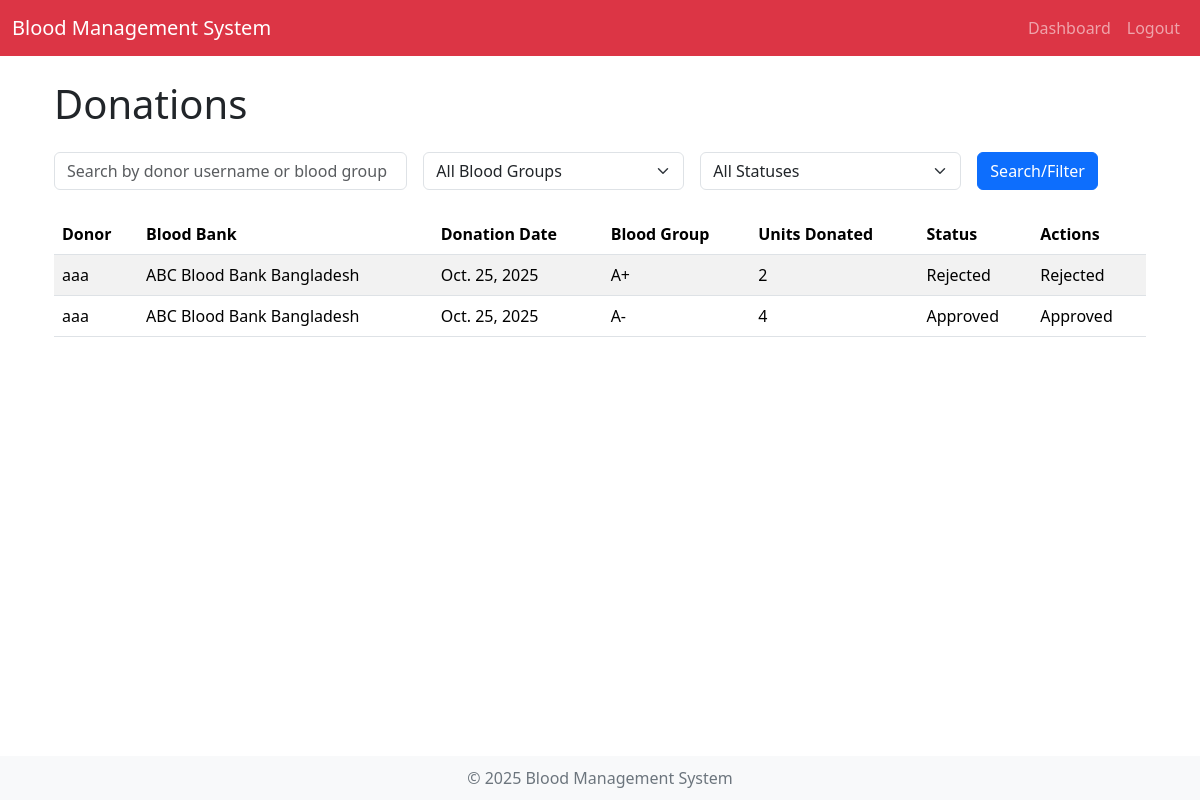
Page /manage/donations/ (signed in) on the committed database.
### core/models.py (models this page shows, shortened)
class Donation(models.Model):
    donor = models.ForeignKey(Donor, on_delete=models.CASCADE, related_name="donations")
    blood_bank = models.ForeignKey(BloodBank, on_delete=models.CASCADE, related_name="received_donations")
    donation_date = models.DateField(auto_now_add=True)
    blood_group = models.CharField(max_length=5, choices=[
        ("A+", "A+"), ("A-", "A-"), ("B+", "B+"), ("B-", "B-"),
        ("AB+", "AB+"), ("AB-", "AB-"), ("O+", "O+"), ("O-", "O-")
    ])
    units_donated = models.PositiveIntegerField()
    status = models.CharField(max_length=50, choices=[
        ("Pending", "Pending"), ("Approved", "Approved"), ("Rejected", "Rejected")
    ], default="Pending")

class Donor(models.Model):
    user = models.OneToOneField(User, on_delete=models.CASCADE, primary_key=True)
    blood_group = models.CharField(max_length=5, choices=[
        ("A+", "A+"), ("A-", "A-"), ("B+", "B+"), ("B-", "B-"),
        ("AB+", "AB+"), ("AB-", "AB-"), ("O+", "O+"), ("O-", "O-")
    ])
    date_of_birth = models.DateField(blank=True, null=True)
    last_donation_date = models.DateField(blank=True, null=True)
    phone_number = models.CharField(max_length=20, blank=True, null=True)
    address = models.TextField(blank=True, null=True)

class User(AbstractUser):
    is_donor = models.BooleanField(default=False)
    is_admin = models.BooleanField(default=False)

class BloodBank(models.Model):
    name = models.CharField(max_length=100)
    location = models.CharField(max_length=255)
    contact_number = models.CharField(max_length=20, blank=True, null=True)
    email = models.EmailField(blank=True, null=True)

### core/views.py (the view)
# urls.py: path("manage/donations/", views.donation_list, name="donation_list"),
@login_required
@user_passes_test(is_admin)
def donation_list(request):
    donations = Donation.objects.all()
    query = request.GET.get('q')
    blood_group_filter = request.GET.get('blood_group')
    status_filter = request.GET.get('status')
    if query:
        donations = donations.filter(Q(donor__user__username__icontains=query) | Q(blood_group__icontains=query))
    if blood_group_filter and blood_group_filter != 'All':
        donations = donations.filter(blood_group=blood_group_filter)
    if status_filter and status_filter != 'All':
        donations = donations.filter(status=status_filter)
    blood_groups = [bg[0] for bg in Donation.blood_group.field.choices]
    statuses = ['All', 'Pending', 'Approved', 'Rejected']
    context = {
        'donations': donations,
        'blood_groups': blood_groups,
        'selected_blood_group': blood_group_filter,
        'statuses': statuses,
        'selected_status': status_filter,
        'query': query,
    }
    return render(request, 'admin/donation_list.html', context)

### core/views.py (called while the page is built)
def is_admin(user):
    return user.is_authenticated and user.is_admin

### core/templates/admin/donation_list.html (shortened to what this page needs)
{% extends 'base.html' %}
{% block content %}
<div class="container">
    <h1 class="my-4">Donations</h1>
    <form method="GET" class="row g-3 align-items-center mb-4">
        <div class="col-md-4">
            <input type="text" name="q" class="form-control" placeholder="Search by donor username or blood group" value="{{ query|default:'' }}">
        </div>
        <div class="col-md-3">
            <select name="blood_group" class="form-select">
                <option value="All">All Blood Groups</option>
            </select>
        </div>
        <div class="col-md-3">
            <select name="status" class="form-select">
                <option value="All">All Statuses</option>
            </select>
        </div>
        <div class="col-md-2">
            <button type="submit" class="btn btn-primary">Search/Filter</button>
        </div>
    </form>
    {% if donations %}
    <table class="table table-striped">
        <thead>
            <tr>
                <th>Donor</th>
                <th>Blood Bank</th>
                <th>Donation Date</th>
                <th>Blood Group</th>
                <th>Units Donated</th>
                <th>Status</th>
                <th>Actions</th>
            </tr>
        </thead>
        <tbody>
            {% for donation in donations %}
            <tr>
                <td>{{ donation.donor.user.username }}</td>
                <td>{{ donation.blood_bank.name }}</td>
                <td>{{ donation.donation_date }}</td>
                <td>{{ donation.blood_group }}</td>
                <td>{{ donation.units_donated }}</td>
                <td>{{ donation.status }}</td>
                <td>
                    {% if donation.status == 'Pending' %}
                    <a href="{% url 'approve_donation' donation.pk %}" class="btn btn-success btn-sm">Approve</a>
                    <a href="{% url 'reject_donation' donation.pk %}" class="btn btn-danger btn-sm">Reject</a>
                    {% else %}
                    {{ donation.status }}
                    {% endif %}
                </td>
            </tr>
            {% endfor %}
        </tbody>
    </table>
    {% else %}
    <div class="alert alert-info" role="alert">
        No donations found matching your criteria.
    </div>
    {% endif %}
</div>
{% endblock %}

### core/templates/base.html (style rules this page uses)
body { padding-top: 56px; }

### rows in the picture
Donation: donor.user.username "aaa", blood_bank.name "ABC Blood Bank Bangladesh", donation_date "Oct. 25, 2025", blood_group "A+", units_donated "2", status "Rejected"
Donation: donor.user.username "aaa", blood_bank.name "ABC Blood Bank Bangladesh", donation_date "Oct. 25, 2025", blood_group "A-", units_donated "4", status "Approved"
